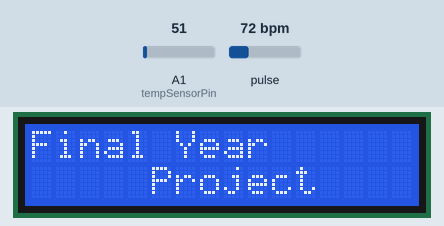
Simulated run of this sketch. Board: Arduino Uno, built with avr-gcc and run on an emulated ATmega328P. Parts: 16×2 character LCD. The test bench sets the inputs (shaded band); at power-on: A1 (tempSensorPin) = 51, pulse 72 bpm. The modem accepts every AT command (registered, SIM ready, sends succeed) and sends nothing else; what the sketch prints to the serial monitor is not drawn.

Above: at 0.1 s.
At 3.2 s:
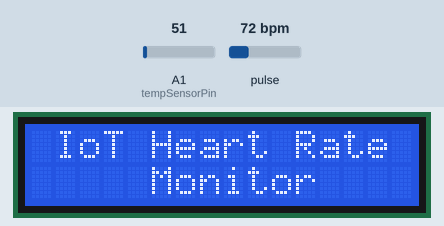
At 17.2 s:
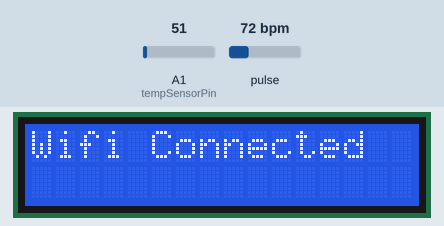
At 22.3 s:
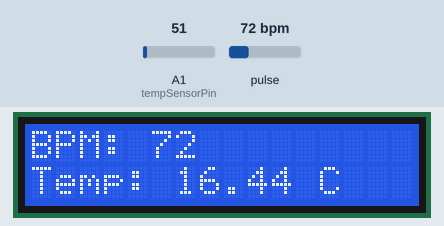

The sketch:

HEART_RATE_NANO.ino
```cpp
#define USE_ARDUINO_INTERRUPTS true    // Set-up low-level interrupts for most acurate BPM math.
#include <Wire.h>                 // Library for I2C communication
#include <LiquidCrystal_I2C.h>    // Library for LCD display
#include <PulseSensorPlayground.h> // Library for pulse sensor
#include <SoftwareSerial.h>       // Library for ESP-01 module
#include "ThingSpeak.h"

// Define the I2C address for the LCD display
const int LCD_ADDRESS = 0x27;

// Initialize the LCD display
LiquidCrystal_I2C lcd(LCD_ADDRESS, 16, 2);

const int PulseWire = A0;       // PulseSensor PURPLE WIRE connected to ANALOG PIN 0
int Threshold = 550;

int MyBPM;
int Temp;
int error;

// Define the pulse sensor object
PulseSensorPlayground pulseSensor;

// Define the pins for the temperature sensor
const int tempSensorPin = 1;

// Define the pins for ESP-01 module
SoftwareSerial espSerial(9, 10);  // RX, TX

// Set your network credentials for Wi-Fi
/* const char* ssid = "Infinix S5";
const char* password = "11111111";*/

#define SSID "Infinix S5" // "SSID-WiFiname"
#define PASS "11111111" // "password"
#define IP "184.106.153.149"// thingspeak.com ip
String msg = "GET /update?key=VC5BPTB5SWX7BMBV"; //change it with your api key


// Set your Thingspeak API key
const char* apiKey = "VC5BPTB5SWX7BMBV";
const char* server = "api.thingspeak.com";
const long CHANNEL = 2149244; //In this field, enter the Channel ID
const char *WRITE_API = "VC5BPTB5SWX7BMBV";

void setup()
{
  lcd.begin();     // initialize the lcd
  lcd.backlight();
  lcd.setCursor(0,0);
  lcd.print("Final Year");
  lcd.setCursor(5,1);
  lcd.print("Project");
  delay(3000);
  lcd.clear();
  lcd.setCursor(0,0);
  lcd.print(" IoT Heart Rate");
  lcd.setCursor(5,1);
  lcd.print("Monitor");
  delay(2000);

  Serial.begin(115200);
  espSerial.begin(38400);
  Serial.println("AT");
  espSerial.println("AT");
  delay(5000);
  if(espSerial.find("OK")){
   // Connect to Wi-Fi
  connectToWiFi();
  }


  // Configure the PulseSensor object, by assigning our variables to it.
  pulseSensor.analogInput(PulseWire);

  pulseSensor.setThreshold(Threshold);

  // Double-check the "pulseSensor" object was created and "began" seeing a signal.
   if (pulseSensor.begin()) {
    Serial.println("We created a pulseSensor Object !");  //This prints one time at Arduino power-up,  or on Arduino reset.
  }

  // Clear Thingspeak channel
  clearThingspeakChannel();
}

void loop() {

  // Update pulse sensor
 // pulseSensor.update();

  // Read heart rate from pulse sensor
  int heartRate = pulseSensor.getBeatsPerMinute();

  if (pulseSensor.sawStartOfBeat()) {            // Constantly test to see if "a beat happened".

    if ( heartRate >= 60 && heartRate <= 100){
      Serial.println("♥  A HeartBeat Happened ! "); // If test is "true", print a message "a heartbeat happened".
      Serial.print("BPM: ");                        // Print phrase "BPM: "
      Serial.println(heartRate);                        // Print the value inside of myBPM.

      lcd.clear();
      lcd.setCursor(0, 0);
      lcd.print("BPM: ");
      lcd.print(heartRate);

      int MyBPM = heartRate;
    }

  }else{
    lcd.clear();
    lcd.setCursor(0,0);
    lcd.print("No Heartbeat");
  }

  // Read temperature from LM35 sensor
  int sensorValue = analogRead(tempSensorPin);
  float temperature = (sensorValue * 3.3/ 1024.0) * 100.0; //Esp32 temp to Celsius -- (Temperature * 3.3 / 4095) * 100;
  Serial.print(" | Temp: ");
  Serial.print(temperature);
  Serial.println(" C");
  lcd.setCursor(0, 1);
  lcd.print("Temp: ");
  lcd.print(temperature);
  lcd.print(" C");

     // Send data to Thingspeak
  sendToThingspeak(MyBPM, temperature);
  // Display heart rate and temperature on LCD
  /*lcd.clear();
  lcd.setCursor(0, 0);
  lcd.print("BPM: ");
  lcd.print(heartRate);

  lcd.setCursor(0, 1);
  lcd.print("Temp: ");
  lcd.print(temperature);
  lcd.print(" C");*/

   // Print values to Serial Monitor
 /* Serial.print("BPM: ");
  Serial.print(heartRate);
  Serial.print(" | Temp: ");
  Serial.print(temperature);
  Serial.println(" C"); */


  delay(500); // Wait for 1 second before taking the next reading
}


boolean connectToWiFi() {
  Serial.println("AT+CWMODE=1");
  espSerial.println("AT+CWMODE=1");
  delay(2000);
  String cmd="AT+CWJAP=\"";
  cmd+=SSID;
  cmd+="\",\"";
  cmd+=PASS;
  cmd+="\"";
  Serial.println(cmd);
  espSerial.println(cmd);
  delay(5000);
  if(espSerial.find("OK")){
  Serial.println("OK");
  lcd.clear();
  lcd.setCursor(0,0);
  lcd.print("Wifi Connected");
  return true;
  }else{
  return false;
  }
}

void clearThingspeakChannel() {
  String cmd = "AT+CIPSTART=\"TCP\",\"api.thingspeak.com\",80";
  espSerial.println(cmd);
  delay(2000);
  cmd = "GET /update?api_key=";
  cmd += apiKey;
  cmd += "&field1=0&field2=0";
  espSerial.print("AT+CIPSEND=");
  espSerial.println(cmd.length());
  delay(1000);
  espSerial.println(cmd);
  delay(2000);
  espSerial.println("AT+CIPCLOSE");
}

  void sendToThingspeak(int bpm, float temp) {
  String cmd = "AT+CIPSTART=\"TCP\",\"api.thingspeak.com\",80";
  Serial.println(cmd);
  espSerial.println(cmd);
  delay(2000);
  if(espSerial.find("Error")){
  return;
  }
  cmd = "GET /update?api_key=";
  cmd += apiKey;
  cmd += "&field1=";
  cmd += bpm;
  cmd += "&field2=";
  cmd += temp;
  cmd += "\r\n";
  Serial.print("AT+CIPSEND=");
  espSerial.print("AT+CIPSEND=");
  Serial.println(cmd.length());
  espSerial.println(cmd.length());
  if(espSerial.find(">")){
  Serial.print(cmd);
  espSerial.print(cmd);
  }
  else{
  Serial.println("AT+CIPCLOSE");
  espSerial.println("AT+CIPCLOSE");
  error=1;
  }
}
```

Measured:
- what the display in image 1 shows lasts 14.1 s, from 3.1 s to 17.2 s
- what the display in image 2 shows lasts 5.0 s, from 17.2 s to 22.2 s
